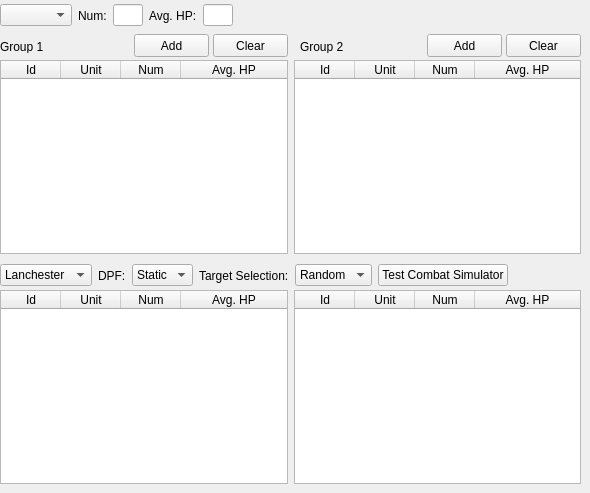
       <widget class="QWidget" name="tab_4">
        <attribute name="title">
         <string>Combat Test</string>
        </attribute>
        <widget class="QWidget" name="horizontalLayoutWidget_10">
         <property name="geometry">
          <rect>
           <x>0</x>
           <y>0</y>
           <width>581</width>
           <height>31</height>
          </rect>
         </property>
         <layout class="QHBoxLayout" name="horizontalLayout_11">
          <item>
           <widget class="QComboBox" name="comboTestUnits">
            <property name="maxVisibleItems">
             <number>30</number>
            </property>
           </widget>
          </item>
          <item>
           <widget class="QLabel" name="label_22">
            <property name="sizePolicy">
             <sizepolicy hsizetype="Fixed" vsizetype="Preferred">
              <horstretch>0</horstretch>
              <verstretch>0</verstretch>
             </sizepolicy>
            </property>
            <property name="minimumSize">
             <size>
              <width>12</width>
              <height>0</height>
             </size>
            </property>
            <property name="text">
             <string>Num:</string>
            </property>
           </widget>
          </item>
          <item>
           <widget class="QLineEdit" name="testUnitSize">
            <property name="sizePolicy">
             <sizepolicy hsizetype="Fixed" vsizetype="Fixed">
              <horstretch>0</horstretch>
              <verstretch>0</verstretch>
             </sizepolicy>
            </property>
            <property name="maximumSize">
             <size>
              <width>30</width>
              <height>16777215</height>
             </size>
            </property>
            <property name="inputMethodHints">
             <set>Qt::ImhNone</set>
            </property>
            <property name="maxLength">
             <number>30</number>
            </property>
           </widget>
          </item>
          <item>
           <widget class="QLabel" name="label_23">
            <property name="text">
             <string>Avg. HP:</string>
            </property>
           </widget>
          </item>
          <item>
           <widget class="QLineEdit" name="testUnitHP">
            <property name="maximumSize">
             <size>
              <width>30</width>
              <height>16777215</height>
             </size>
            </property>
           </widget>
          </item>
          <item>
           <spacer name="horizontalSpacer_2">
            <property name="orientation">
             <enum>Qt::Horizontal</enum>
            </property>
            <property name="sizeHint" stdset="0">
             <size>
              <width>40</width>
              <height>20</height>
             </size>
            </property>
           </spacer>
          </item>
         </layout>
        </widget>
        <widget class="QLabel" name="label_24">
         <property name="geometry">
          <rect>
           <x>0</x>
           <y>40</y>
           <width>46</width>
           <height>13</height>
          </rect>
         </property>
         <property name="text">
          <string>Group 1</string>
         </property>
        </widget>
        <widget class="QWidget" name="horizontalLayoutWidget_11">
         <property name="geometry">
          <rect>
           <x>0</x>
           <y>60</y>
           <width>581</width>
           <height>194</height>
          </rect>
         </property>
         <layout class="QHBoxLayout" name="horizontalLayout_12">
          <item>
           <widget class="QTableWidget" name="groupTestTable1">
            <property name="sizePolicy">
             <sizepolicy hsizetype="Expanding" vsizetype="Expanding">
              <horstretch>0</horstretch>
              <verstretch>0</verstretch>
             </sizepolicy>
            </property>
            <property name="minimumSize">
             <size>
              <width>256</width>
              <height>0</height>
             </size>
            </property>
            <property name="alternatingRowColors">
             <bool>true</bool>
            </property>
            <property name="selectionMode">
             <enum>QAbstractItemView::NoSelection</enum>
            </property>
            <property name="wordWrap">
             <bool>true</bool>
            </property>
            <attribute name="horizontalHeaderDefaultSectionSize">
             <number>60</number>
            </attribute>
            <attribute name="horizontalHeaderHighlightSections">
             <bool>true</bool>
            </attribute>
            <attribute name="horizontalHeaderMinimumSectionSize">
             <number>20</number>
            </attribute>
            <attribute name="horizontalHeaderShowSortIndicator" stdset="0">
             <bool>false</bool>
            </attribute>
            <attribute name="horizontalHeaderStretchLastSection">
             <bool>true</bool>
            </attribute>
            <attribute name="verticalHeaderVisible">
             <bool>false</bool>
            </attribute>
            <attribute name="verticalHeaderDefaultSectionSize">
             <number>20</number>
            </attribute>
            <attribute name="verticalHeaderMinimumSectionSize">
             <number>10</number>
            </attribute>
            <column>
             <property name="text">
              <string>Id</string>
             </property>
            </column>
            <column>
             <property name="text">
              <string>Unit</string>
             </property>
            </column>
            <column>
             <property name="text">
              <string>Num</string>
             </property>
            </column>
            <column>
             <property name="text">
              <string>Avg. HP</string>
             </property>
            </column>
           </widget>
          </item>
          <item>
           <widget class="QTableWidget" name="groupTestTable2">
            <property name="minimumSize">
             <size>
              <width>256</width>
              <height>0</height>
             </size>
            </property>
            <attribute name="horizontalHeaderDefaultSectionSize">
             <number>60</number>
            </attribute>
            <attribute name="horizontalHeaderMinimumSectionSize">
             <number>20</number>
            </attribute>
            <attribute name="horizontalHeaderStretchLastSection">
             <bool>true</bool>
            </attribute>
            <attribute name="verticalHeaderVisible">
             <bool>false</bool>
            </attribute>
            <attribute name="verticalHeaderDefaultSectionSize">
             <number>20</number>
            </attribute>
            <attribute name="verticalHeaderMinimumSectionSize">
             <number>10</number>
            </attribute>
            <column>
             <property name="text">
              <string>Id</string>
             </property>
            </column>
            <column>
             <property name="text">
              <string>Unit</string>
             </property>
            </column>
            <column>
             <property name="text">
              <string>Num</string>
             </property>
            </column>
            <column>
             <property name="text">
              <string>Avg. HP</string>
             </property>
            </column>
           </widget>
          </item>
         </layout>
        </widget>
        <widget class="QLabel" name="label_25">
         <property name="geometry">
          <rect>
           <x>300</x>
           <y>40</y>
           <width>46</width>
           <height>13</height>
          </rect>
         </property>
         <property name="text">
          <string>Group 2</string>
         </property>
        </widget>
        <widget class="QPushButton" name="clearGroup1Button">
         <property name="geometry">
          <rect>
           <x>213</x>
           <y>34</y>
           <width>75</width>
           <height>23</height>
          </rect>
         </property>
         <property name="text">
          <string>Clear</string>
         </property>
        </widget>
        <widget class="QPushButton" name="clearGroup2Button">
         <property name="geometry">
          <rect>
           <x>506</x>
           <y>34</y>
           <width>75</width>
           <height>23</height>
          </rect>
         </property>
         <property name="text">
          <string>Clear</string>
         </property>
        </widget>
        <widget class="QWidget" name="horizontalLayoutWidget_12">
         <property name="geometry">
          <rect>
           <x>0</x>
           <y>290</y>
           <width>581</width>
           <height>194</height>
          </rect>
         </property>
         <layout class="QHBoxLayout" name="horizontalLayout_13">
          <item>
           <widget class="QTableWidget" name="groupTestTableRes1">
            <property name="sizePolicy">
             <sizepolicy hsizetype="Expanding" vsizetype="Expanding">
              <horstretch>0</horstretch>
              <verstretch>0</verstretch>
             </sizepolicy>
            </property>
            <property name="minimumSize">
             <size>
              <width>256</width>
              <height>0</height>
             </size>
            </property>
            <property name="alternatingRowColors">
             <bool>true</bool>
            </property>
            <property name="selectionMode">
             <enum>QAbstractItemView::NoSelection</enum>
            </property>
            <property name="wordWrap">
             <bool>true</bool>
            </property>
            <attribute name="horizontalHeaderDefaultSectionSize">
             <number>60</number>
            </attribute>
            <attribute name="horizontalHeaderHighlightSections">
             <bool>true</bool>
            </attribute>
            <attribute name="horizontalHeaderMinimumSectionSize">
             <number>20</number>
            </attribute>
            <attribute name="horizontalHeaderShowSortIndicator" stdset="0">
             <bool>false</bool>
            </attribute>
            <attribute name="horizontalHeaderStretchLastSection">
             <bool>true</bool>
            </attribute>
            <attribute name="verticalHeaderVisible">
             <bool>false</bool>
            </attribute>
            <attribute name="verticalHeaderDefaultSectionSize">
             <number>20</number>
            </attribute>
            <attribute name="verticalHeaderMinimumSectionSize">
             <number>10</number>
            </attribute>
            <column>
             <property name="text">
              <string>Id</string>
             </property>
            </column>
            <column>
             <property name="text">
              <string>Unit</string>
             </property>
            </column>
            <column>
             <property name="text">
              <string>Num</string>
             </property>
            </column>
            <column>
             <property name="text">
              <string>Avg. HP</string>
             </property>
            </column>
           </widget>
          </item>
          <item>
           <widget class="QTableWidget" name="groupTestTableRes2">
            <property name="minimumSize">
             <size>
              <width>256</width>
              <height>0</height>
             </size>
            </property>
            <attribute name="horizontalHeaderDefaultSectionSize">
             <number>60</number>
            </attribute>
            <attribute name="horizontalHeaderMinimumSectionSize">
             <number>20</number>
            </attribute>
            <attribute name="horizontalHeaderStretchLastSection">
             <bool>true</bool>
            </attribute>
            <attribute name="verticalHeaderVisible">
             <bool>false</bool>
            </attribute>
            <attribute name="verticalHeaderDefaultSectionSize">
             <number>20</number>
            </attribute>
            <attribute name="verticalHeaderMinimumSectionSize">
             <number>10</number>
            </attribute>
            <column>
             <property name="text">
              <string>Id</string>
             </property>
            </column>
            <column>
             <property name="text">
              <string>Unit</string>
             </property>
            </column>
            <column>
             <property name="text">
              <string>Num</string>
             </property>
            </column>
            <column>
             <property name="text">
              <string>Avg. HP</string>
             </property>
            </column>
           </widget>
          </item>
         </layout>
        </widget>
        <widget class="QPushButton" name="addToCombat1Button">
         <property name="geometry">
          <rect>
           <x>134</x>
           <y>34</y>
           <width>75</width>
           <height>23</height>
          </rect>
         </property>
         <property name="text">
          <string>Add</string>
         </property>
        </widget>
        <widget class="QPushButton" name="addToCombat2Button">
         <property name="geometry">
          <rect>
           <x>427</x>
           <y>34</y>
           <width>75</width>
           <height>23</height>
          </rect>
         </property>
         <property name="text">
          <string>Add</string>
         </property>
        </widget>
        <widget class="QWidget" name="horizontalLayoutWidget_2">
         <property name="geometry">
          <rect>
           <x>0</x>
           <y>260</y>
           <width>581</width>
           <height>31</height>
          </rect>
         </property>
         <layout class="QHBoxLayout" name="horizontalLayout_15">
          <item>
           <widget class="QComboBox" name="comboSimType">
            <item>
             <property name="text">
              <string>Lanchester</string>
             </property>
            </item>
            <item>
             <property name="text">
              <string>Sustained</string>
             </property>
            </item>
            <item>
             <property name="text">
              <string>Decreasing</string>
             </property>
            </item>
           </widget>
          </item>
          <item>
           <widget class="QLabel" name="label_12">
            <property name="text">
             <string>DPF:</string>
            </property>
           </widget>
          </item>
          <item>
           <widget class="QComboBox" name="comboDpfType">
            <item>
             <property name="text">
              <string>Static</string>
             </property>
            </item>
            <item>
             <property name="text">
              <string>Learn</string>
             </property>
            </item>
           </widget>
          </item>
          <item>
           <widget class="QLabel" name="label_26">
            <property name="text">
             <string>Target Selection:</string>
            </property>
           </widget>
          </item>
          <item>
           <widget class="QComboBox" name="comboTargetSelection">
            <item>
             <property name="text">
              <string>Random</string>
             </property>
            </item>
            <item>
             <property name="text">
              <string>Score</string>
             </property>
            </item>
            <item>
             <property name="text">
              <string>DPF</string>
             </property>
            </item>
           </widget>
          </item>
          <item>
           <widget class="QPushButton" name="testCombatButton">
            <property name="text">
             <string>Test Combat Simulator</string>
            </property>
           </widget>
          </item>
          <item>
           <spacer name="horizontalSpacer_3">
            <property name="orientation">
             <enum>Qt::Horizontal</enum>
            </property>
            <property name="sizeHint" stdset="0">
             <size>
              <width>40</width>
              <height>20</height>
             </size>
            </property>
           </spacer>
          </item>
         </layout>
        </widget>
       </widget>
